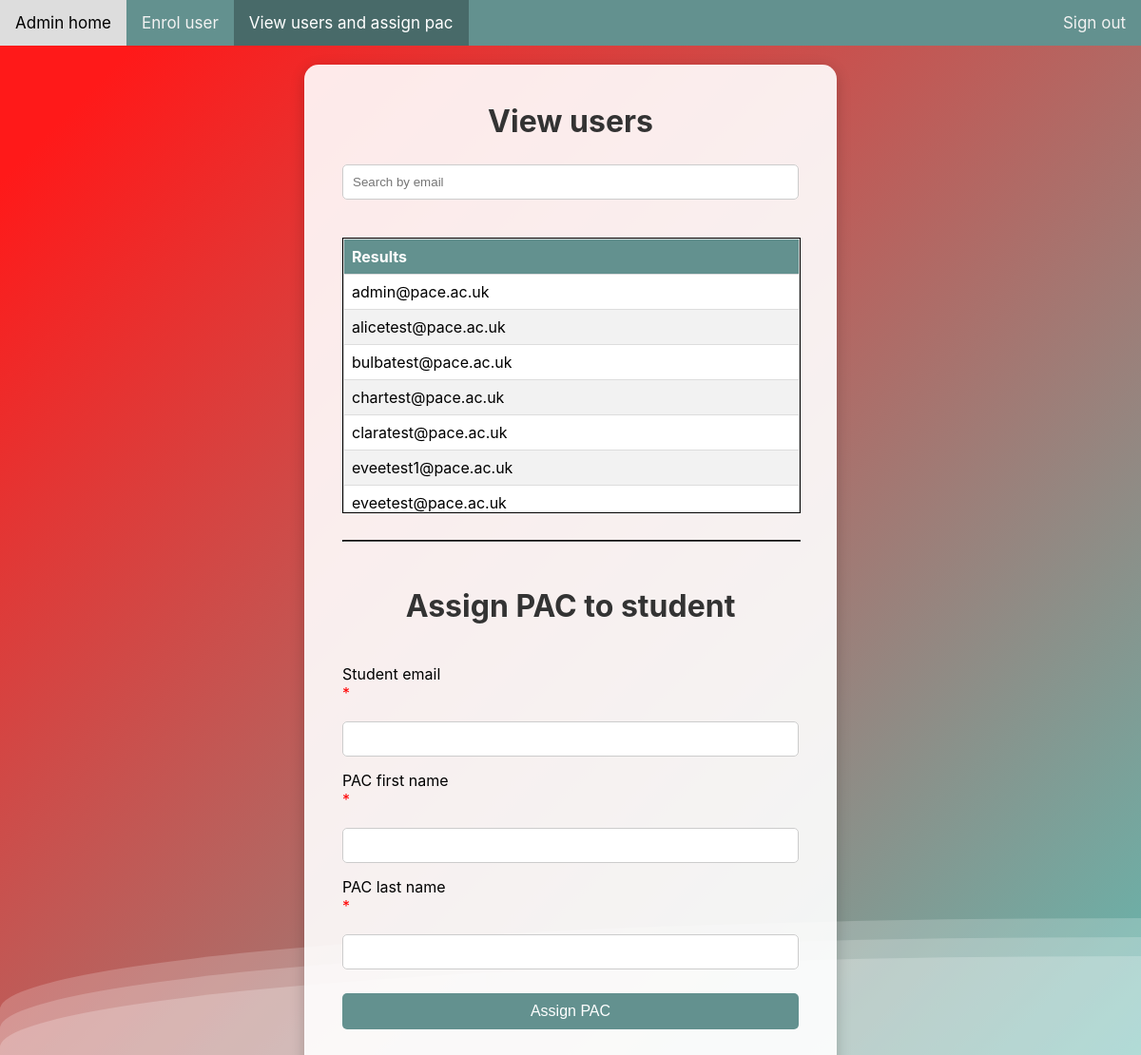
The app's page /view_users_and_assign_pac/ with its own data.
### Stupac/models.py (models this page shows, shortened)
class Generic_User(AbstractBaseUser, PermissionsMixin):
    email = models.EmailField(blank=True, default='', unique=True)
    first_name = models.CharField(blank=True, default='', max_length=32)
    last_name = models.CharField(blank=True, default='', max_length=32)
    is_active = models.BooleanField(default=True)
    is_superuser = models.BooleanField(default=False)
    is_staff = models.BooleanField(default=False)
    objects = CustomUserManager()
    USERNAME_FIELD = 'email'
    EMAIL_FIELD = 'email'
    REQUIRED_FIELDS = []
    class Meta:
        verbose_name = 'User'
        verbose_name_plural = 'Users'

### Stupac/views.py (the view)
# urls.py: path('view_users_and_assign_pac/', views.view_users_and_assign_pac, name='view_users_and_assign_pac'),
def view_users_and_assign_pac(request):
    if request.GET.get("user_name"):
        user_name = request.GET.get("user_name")
    else:
        user_name=""
    user_emails = Generic_User.objects.raw("select id, email from main.Stupac_generic_user where email LIKE '%" + user_name + "%'")
    if request.method == "POST":
        student_email = str(request.POST.get("student_email"))
        pac_first_name = str(request.POST.get("pac_first_name"))
        pac_last_name = str(request.POST.get("pac_last_name"))
        pac_assignment = Student.objects.raw("update main.student set pac_first_name = '" + pac_first_name + "', pac_last_name = '" + pac_last_name + "' where student_email = '" + student_email + "'")
        assignment_status = True
    else:
        assignment_status = False
    return render(request, "view_users_and_assign_pac.html", {
        "user_emails" : user_emails,
        "assignment_status" : assignment_status,
    })

### templates/view_users_and_assign_pac.html (shortened to what this page needs)
{% load static %}
<!doctype html>
<html lang="en">
<head>
    <link rel="stylesheet" href="{% static 'stupac_template/styles.css' %}?v=16">
</head>
<body>
<div class="topnav">
    <a href="{% url 'admin_home' %}">Admin home</a>
    <a href="{% url 'enrol_user' %}">Enrol user</a>
    <a href="{% url 'view_users_and_assign_pac' %}" class="active">View users and assign pac</a>
    <a style="float:right" href="{% url 'login_page' %}">Sign out</a>
</div>
<div class="main-content">
    <div class = "login-box">
<h1>View users</h1>
<label>
    <form>
        <input type="text" name = "user_name" id="user_name" placeholder="Search by email" class="Widened_form_field" autofocus>
    </form>
</label>
<br>
<br>
<div class="Lookup_results">
    <table>
        <thead>
            <tr>
                <th>Results</th>
            </tr>
        </thead>
        <tbody>
        {% for emails in user_emails %}
                <tr><td>{{ emails.email }}</td></tr>
            {% endfor %}
        </tbody>
    </table>
</div>
        <br>
<hr class="line">
        <br>
        <br>
<h1>Assign PAC to student</h1>
<br>
<form method="post" action = "">
    <label>Student email<label class="Mandatory_field_label">*</label>
        <input type="Text" id = 'student_email'>
    </label>
    <label>PAC first name<label class="Mandatory_field_label">*</label>
        <input type="Text" id = 'pac_first_name'>
    </label>
    <label>PAC last name<label class="Mandatory_field_label">*</label>
        <input type="Text" id = 'pac_last_name'>
    </label>
    <label>
        <input type="submit" value="Assign PAC">
    </label>
</form>
</div>
    </div>
</body>
</html>

### Stupac/static/stupac_template/styles.css (style rules this page uses)
body { margin: auto; font-family: -apple-system, BlinkMacSystemFont, sans-serif; overflow: auto; background: linear-gradient(315deg, rgba(101,0,94,1) 3%, rgba(60,132,206,1) 38%, rgba(48,238,226,1) 68%, rgba(255,25,25,1) 98%); animation: gradient 15s ease infinite; background-size: 400% 400%; background-attachment: fixed; }
.line { border-color: black; width:100%; }
.Mandatory_field_label { color:red; }
.Lookup_results { height:18em; width:30em; overflow-y:scroll; overflow-x:auto; border: solid; border-width:0.1em; }
.Widened_form_field { width:13em; }
.topnav { background-color: #63918f !important; overflow: hidden; width: 100%; position: relative; z-index: 1; }
.topnav a { float: left; color: #f2f2f2 !important; text-align: center; padding: 14px 16px; text-decoration: none; font-size: 17px; display: block; }
.topnav a.active { background-color: #486a69 !important; color: white !important; }
.main-content { padding: 0; margin: 0; position: static; z-index: 1; display: flex; flex-direction: column; justify-content: flex-start; align-items: center; gap: 20px; min-height: 100vh; }
.login-box { background-color: rgba(255, 255, 255, 0.9); padding: 40px; border-radius: 15px; box-shadow: 0 4px 15px rgba(0, 0, 0, 0.2); text-align: center; width: 100%; max-width: 400px; margin-top: 250px; }
.login-box h1 { margin-top: 0; color: #333; }
.login-box form label { display: block; margin-bottom: 15px; text-align: left; }
.login-box input[type="text"], .login-box input[type="email"], .login-box input[type="password"] { width: 100%; padding: 10px; margin-top: 5px; border: 1px solid #ccc; border-radius: 5px; box-sizing: border-box; }
.login-box input[type="submit"] { width: 100%; padding: 10px; background-color: #63918f; color: white; border: none; border-radius: 5px; cursor: pointer; font-size: 16px; margin-top: 10px; }
.main-content > *:first-child { margin-top: 0 !important; }

### templates/view_users_and_assign_pac.html (style rules this page uses)
.main-content { padding: 20px; position: relative; z-index: 1; }
.login-box { background-color: rgba(255, 255, 255, 0.9); padding: 40px; border-radius: 15px; box-shadow: 0 4px 15px rgba(0, 0, 0, 0.2); text-align: center; width: 80%; max-width: 480px; margin-top: 250px; }
.Lookup_results table { width: 100%; border-collapse: collapse; background-color: white; }
.Lookup_results th, .Lookup_results td { border: 1px solid #ddd; padding: 8px; text-align: left; }
.Lookup_results th { background-color: #63918f; color: white; }
.Lookup_results tr:nth-child(even) { background-color: #f2f2f2; }

### records on screen
Generic_User: email "admin@pace.ac.uk"
Generic_User: email "alicetest@pace.ac.uk"
Generic_User: email "bulbatest@pace.ac.uk"
Generic_User: email "chartest@pace.ac.uk"
Generic_User: email "claratest@pace.ac.uk"
Generic_User: email "eveetest1@pace.ac.uk"
Generic_User: email "eveetest@pace.ac.uk"
